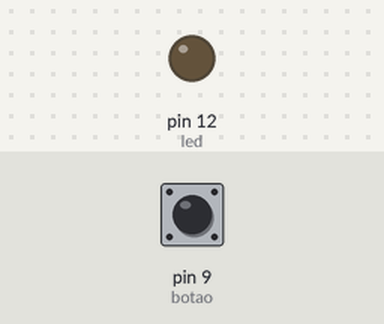
A sketch run on a simulated Arduino Uno, built with avr-gcc and run on an emulated ATmega328P. Parts: output pins drawn as LEDs (lit = HIGH). Dashed ring = blinking. The test bench sets the inputs (shaded band); at power-on: pin 9 (botao) LOW.

Above: at 1.2 s.
1.3 s: pin 9 (botao) pulled HIGH for 0.15 s
At 1.7 s:
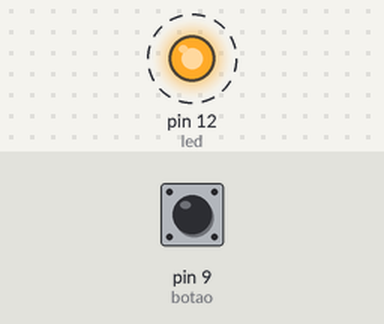
4.4 s: pin 9 (botao) pulled HIGH for 3.2 s
At 5.9 s:
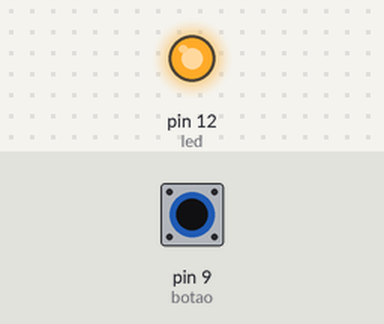
9.1 s: pin 9 (botao) pulled HIGH for 1 s
Timing chart, 0 to 15.7 s (numbered marks = the images above; inputs shaded):
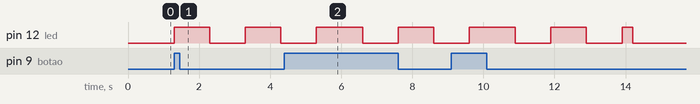

The sketch:

projeto_campainha_luminosa1.ino
```cpp
///CAMPAINHA DE LED.

int led = 12; // Variávl led referente a entrada 12.
int botao = 9; // Variáel botão referente a entrada 9.

//Variáel que conterá os estados do botão (0 LOW, 1 HIGH).
int estadoBotao = 0;

void setup()
{
  //Definindo digital 12 como saida.
  pinMode(led,OUTPUT);
  //Definindo digital 9 como entrada.
  pinMode(botao,INPUT);
}

void loop()
{
  estadoBotao = digitalRead(botao);

  //Botão precionado, acende led repetidamente uma vez por segundo.
  if (estadoBotao == HIGH) {
    digitalWrite(led,HIGH);
    delay(1000);
    digitalWrite(led,LOW);
    delay(1000);
    digitalWrite(led,HIGH);
    delay(1000);
    digitalWrite(led,LOW);
    delay(1000);
    digitalWrite(led,HIGH);
    delay(300);
  }

  //Botão não precionado, apaga o led.
  else {
    digitalWrite(led,LOW);
  }
}
```

Measured:
- after the input at 1.3 s, pin 12 (led): alternates HIGH for 1.0 s and LOW for 1.0 s, starting at once
